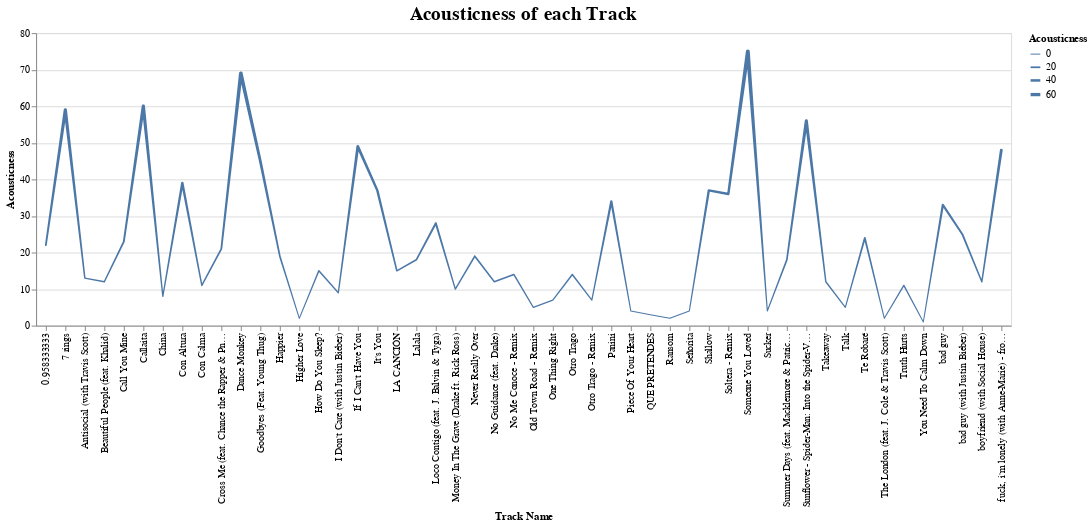

Here is the notebook cell this chart was saved with:
### Markdown cell above
### TASK 1: Let's show the acousticness for each song by visualizing it using a line graph. Show the variation in lines to show difference in acousticness for every track.

### Code cell
# Plot the graph and show the variations in line

alt.Chart(spotify).mark_trail().encode(            # mark_trail is used to vary the size of the line
    x='Track Name',
    y='Acousticness',
    size='Acousticness'  # For the variations in line size
).properties(
    title='Acousticness of each Track'
).configure_title(  # chart title configuration 
    fontSize=20,
    font='Courier',
    anchor='middle',
    color='black'
)

### Figure 1 — Vega-Lite specification as saved in the notebook (floating-point values rounded to 4 significant figures)
{"config": {"view": {"continuousWidth": 400, "continuousHeight": 300}, "title": {"anchor": "middle", "color": "black", "font": "Courier", "fontSize": 20}}, "data": {"name": "data-459581acc2e1a9d92f0d76b9145d00c9"}, "mark": "trail", "encoding": {"size": {"type": "quantitative", "field": "Acousticness"}, "x": {"type": "nominal", "field": "Track Name"}, "y": {"type": "quantitative", "field": "Acousticness"}}, "title": "Acousticness of each Track", "$schema": "https://vega.github.io/schema/vega-lite/v4.0.2.json", "datasets": {"data-459581acc2e1a9d92f0d76b9145d00c9": [{"Track ID": 1, "Track Name": "Señorita", "Artist Name": "Shawn Mendes", "Genre": "canadian pop", "Beats per min": 117, "Energy": 55, "Danceability": 76, "Loudness(dB)": -6, "Liveness": 8, "Valence": 75, "Length": 191, "Acousticness": 4, "Speechiness": 3, "Popularity": 79}, {"Track ID": 2, "Track Name": "China", "Artist Name": "Anuel AA", "Genre": "reggaeton flow", "Beats per min": 105, "Energy": 81, "Danceability": 79, "Loudness(dB)": -4, "Liveness": 8, "Valence": 61, "Length": 302, "Acousticness": 8, "Speechiness": 9, "Popularity": 92}, {"Track ID": 3, "Track Name": "boyfriend (with Social House)", "Artist Name": "Ariana Grande", "Genre": "dance pop", "Beats per min": 190, "Energy": 80, "Danceability": 40, "Loudness(dB)": -4, "Liveness": 16, "Valence": 70, "Length": 186, "Acousticness": 12, "Speechiness": 46, "Popularity": 85}, {"Track ID": 4, "Track Name": "Beautiful People (feat. Khalid)", "Artist Name": "Ed Sheeran", "Genre": "pop", "Beats per min": 93, "Energy": 65, "Danceability": 64, "Loudness(dB)": -8, "Liveness": 8, "Valence": 55, "Length": 198, "Acousticness": 12, "Speechiness": 19, "Popularity": 86}, {"Track ID": 5, "Track Name": "Goodbyes (Feat. Young Thug)", "Artist Name": "Post Malone", "Genre": "dfw rap", "Beats per min": 150, "Energy": 65, "Danceability": 58, "Loudness(dB)": -4, "Liveness": 11, "Valence": 18, "Length": 175, "Acousticness": 45, "Speechiness": 7, "Popularity": 94}, {"Track ID": 6, "Track Name": "I Don't Care (with Justin Bieber)", "Artist Name": "Ed Sheeran", "Genre": "pop", "Beats per min": 102, "Energy": 68, "Danceability": 80, "Loudness(dB)": -5, "Liveness": 9, "Valence": 84, "Length": 220, "Acousticness": 9, "Speechiness": 4, "Popularity": 84}, {"Track ID": 7, "Track Name": "Ransom", "Artist Name": "Lil Tecca", "Genre": "trap music", "Beats per min": 180, "Energy": 64, "Danceability": 75, "Loudness(dB)": -6, "Liveness": 7, "Valence": 23, "Length": 131, "Acousticness": 2, "Speechiness": 29, "Popularity": 92}, {"Track ID": 8, "Track Name": "How Do You Sleep?", "Artist Name": "Sam Smith", "Genre": "pop", "Beats per min": 111, "Energy": 68, "Danceability": 48, "Loudness(dB)": -5, "Liveness": 8, "Valence": 35, "Length": 202, "Acousticness": 15, "Speechiness": 9, "Popularity": 90}, {"Track ID": 9, "Track Name": "Old Town Road - Remix", "Artist Name": "Lil Nas X", "Genre": "country rap", "Beats per min": 136, "Energy": 62, "Danceability": 88, "Loudness(dB)": -6, "Liveness": 11, "Valence": 64, "Length": 157, "Acousticness": 5, "Speechiness": 10, "Popularity": 87}, {"Track ID": 10, "Track Name": "bad guy", "Artist Name": "Billie Eilish", "Genre": "electropop", "Beats per min": 135, "Energy": 43, "Danceability": 70, "Loudness(dB)": -11, "Liveness": 10, "Valence": 56, "Length": 194, "Acousticness": 33, "Speechiness": 38, "Popularity": 95}, {"Track ID": 11, "Track Name": "Callaita", "Artist Name": "Bad Bunny", "Genre": "reggaeton", "Beats per min": 176, "Energy": 62, "Danceability": 61, "Loudness(dB)": -5, "Liveness": 24, "Valence": 24, "Length": 251, "Acousticness": 60, "Speechiness": 31, "Popularity": 93}, {"Track ID": 12, "Track Name": "Loco Contigo (feat. J. Balvin & Tyga)", "Artist Name": "DJ Snake", "Genre": "dance pop", "Beats per min": 96, "Energy": 71, "Danceability": 82, "Loudness(dB)": -4, "Liveness": 15, "Valence": 38, "Length": 185, "Acousticness": 28, "Speechiness": 7, "Popularity": 86}, {"Track ID": 13, "Track Name": "Someone You Loved", "Artist Name": "Lewis Capaldi", "Genre": "pop", "Beats per min": 110, "Energy": 41, "Danceability": 50, "Loudness(dB)": -6, "Liveness": 11, "Valence": 45, "Length": 182, "Acousticness": 75, "Speechiness": 3, "Popularity": 88}, {"Track ID": 14, "Track Name": "Otro Trago - Remix", "Artist Name": "Sech", "Genre": "panamanian pop", "Beats per min": 176, "Energy": 79, "Danceability": 73, "Loudness(dB)": -2, "Liveness": 6, "Valence": 76, "Length": 288, "Acousticness": 7, "Speechiness": 20, "Popularity": 87}, {"Track ID": 15, "Track Name": "Money In The Grave (Drake ft. Rick Ross)", "Artist Name": "Drake", "Genre": "canadian hip hop", "Beats per min": 101, "Energy": 50, "Danceability": 83, "Loudness(dB)": -4, "Liveness": 12, "Valence": 10, "Length": 205, "Acousticness": 10, "Speechiness": 5, "Popularity": 92}, {"Track ID": 16, "Track Name": "No Guidance (feat. Drake)", "Artist Name": "Chris Brown", "Genre": "dance pop", "Beats per min": 93, "Energy": 45, "Danceability": 70, "Loudness(dB)": -7, "Liveness": 16, "Valence": 14, "Length": 261, "Acousticness": 12, "Speechiness": 15, "Popularity": 82}, {"Track ID": 17, "Track Name": "LA CANCIÓN", "Artist Name": "J Balvin", "Genre": "latin", "Beats per min": 176, "Energy": 65, "Danceability": 75, "Loudness(dB)": -6, "Liveness": 11, "Valence": 43, "Length": 243, "Acousticness": 15, "Speechiness": 32, "Popularity": 90}, {"Track ID": 18, "Track Name": "Sunflower - Spider-Man: Into the Spider-Verse", "Artist Name": "Post Malone", "Genre": "dfw rap", "Beats per min": 90, "Energy": 48, "Danceability": 76, "Loudness(dB)": -6, "Liveness": 7, "Valence": 91, "Length": 158, "Acousticness": 56, "Speechiness": 5, "Popularity": 91}, {"Track ID": 19, "Track Name": "Lalala", "Artist Name": "Y2K", "Genre": "canadian hip hop", "Beats per min": 130, "Energy": 39, "Danceability": 84, "Loudness(dB)": -8, "Liveness": 14, "Valence": 50, "Length": 161, "Acousticness": 18, "Speechiness": 8, "Popularity": 88}, {"Track ID": 20, "Track Name": "Truth Hurts", "Artist Name": "Lizzo", "Genre": "escape room", "Beats per min": 158, "Energy": 62, "Danceability": 72, "Loudness(dB)": -3, "Liveness": 12, "Valence": 41, "Length": 173, "Acousticness": 11, "Speechiness": 11, "Popularity": 91}, {"Track ID": 21, "Track Name": "Piece Of Your Heart", "Artist Name": "MEDUZA", "Genre": "pop house", "Beats per min": 124, "Energy": 74, "Danceability": 68, "Loudness(dB)": -7, "Liveness": 7, "Valence": 63, "Length": 153, "Acousticness": 4, "Speechiness": 3, "Popularity": 91}, {"Track ID": 22, "Track Name": "Panini", "Artist Name": "Lil Nas X", "Genre": "country rap", "Beats per min": 154, "Energy": 59, "Danceability": 70, "Loudness(dB)": -6, "Liveness": 12, "Valence": 48, "Length": 115, "Acousticness": 34, "Speechiness": 8, "Popularity": 91}, {"Track ID": 23, "Track Name": "No Me Conoce - Remix", "Artist Name": "Jhay Cortez", "Genre": "reggaeton flow", "Beats per min": 92, "Energy": 79, "Danceability": 81, "Loudness(dB)": -4, "Liveness": 9, "Valence": 58, "Length": 309, "Acousticness": 14, "Speechiness": 7, "Popularity": 83}, {"Track ID": 24, "Track Name": "Soltera - Remix", "Artist Name": "Lunay", "Genre": "latin", "Beats per min": 92, "Energy": 78, "Danceability": 80, "Loudness(dB)": -4, "Liveness": 44, "Valence": 80, "Length": 266, "Acousticness": 36, "Speechiness": 4, "Popularity": 91}, {"Track ID": 25, "Track Name": "bad guy (with Justin Bieber)", "Artist Name": "Billie Eilish", "Genre": "electropop", "Beats per min": 135, "Energy": 45, "Danceability": 67, "Loudness(dB)": -11, "Liveness": 12, "Valence": 68, "Length": 195, "Acousticness": 25, "Speechiness": 30, "Popularity": 89}, {"Track ID": 26, "Track Name": "If I Can't Have You", "Artist Name": "Shawn Mendes", "Genre": "canadian pop", "Beats per min": 124, "Energy": 82, "Danceability": 69, "Loudness(dB)": -4, "Liveness": 13, "Valence": 87, "Length": 191, "Acousticness": 49, "Speechiness": 6, "Popularity": 70}, {"Track ID": 27, "Track Name": "Dance Monkey", "Artist Name": "Tones and I", "Genre": "australian pop", "Beats per min": 98, "Energy": 59, "Danceability": 82, "Loudness(dB)": -6, "Liveness": 18, "Valence": 54, "Length": 210, "Acousticness": 69, "Speechiness": 10, "Popularity": 83}, {"Track ID": 28, "Track Name": "It's You", "Artist Name": "Ali Gatie", "Genre": "canadian hip hop", "Beats per min": 96, "Energy": 46, "Danceability": 73, "Loudness(dB)": -7, "Liveness": 19, "Valence": 40, "Length": 213, "Acousticness": 37, "Speechiness": 3, "Popularity": 89}, {"Track ID": 29, "Track Name": "Con Calma", "Artist Name": "Daddy Yankee", "Genre": "latin", "Beats per min": 94, "Energy": 86, "Danceability": 74, "Loudness(dB)": -3, "Liveness": 6, "Valence": 66, "Length": 193, "Acousticness": 11, "Speechiness": 6, "Popularity": 91}, {"Track ID": 30, "Track Name": "QUE PRETENDES", "Artist Name": "J Balvin", "Genre": "latin", "Beats per min": 93, "Energy": 79, "Danceability": 64, "Loudness(dB)": -4, "Liveness": 36, "Valence": 94, "Length": 222, "Acousticness": 3, "Speechiness": 25, "Popularity": 89}, {"Track ID": 31, "Track Name": "Takeaway", "Artist Name": "The Chainsmokers", "Genre": "edm", "Beats per min": 85, "Energy": 51, "Danceability": 29, "Loudness(dB)": -8, "Liveness": 10, "Valence": 36, "Length": 210, "Acousticness": 12, "Speechiness": 4, "Popularity": 84}, {"Track ID": 32, "Track Name": "7 rings", "Artist Name": "Ariana Grande", "Genre": "dance pop", "Beats per min": 140, "Energy": 32, "Danceability": 78, "Loudness(dB)": -11, "Liveness": 9, "Valence": 33, "Length": 179, "Acousticness": 59, "Speechiness": 33, "Popularity": 89}, {"Track ID": 33, "Track Name": "0.958333333", "Artist Name": "Maluma", "Genre": "reggaeton", "Beats per min": 96, "Energy": 71, "Danceability": 78, "Loudness(dB)": -5, "Liveness": 9, "Valence": 68, "Length": 176, "Acousticness": 22, "Speechiness": 28, "Popularity": 89}, {"Track ID": 34, "Track Name": "The London (feat. J. Cole & Travis Scott)", "Artist Name": "Young Thug", "Genre": "atl hip hop", "Beats per min": 98, "Energy": 59, "Danceability": 80, "Loudness(dB)": -7, "Liveness": 13, "Valence": 18, "Length": 200, "Acousticness": 2, "Speechiness": 15, "Popularity": 89}, {"Track ID": 35, "Track Name": "Never Really Over", "Artist Name": "Katy Perry", "Genre": "dance pop", "Beats per min": 100, "Energy": 88, "Danceability": 77, "Loudness(dB)": -5, "Liveness": 32, "Valence": 39, "Length": 224, "Acousticness": 19, "Speechiness": 6, "Popularity": 89}, {"Track ID": 36, "Track Name": "Summer Days (feat. Macklemore & Patrick Stump of Fall Out Boy)", "Artist Name": "Martin Garrix", "Genre": "big room", "Beats per min": 114, "Energy": 72, "Danceability": 66, "Loudness(dB)": -7, "Liveness": 14, "Valence": 32, "Length": 164, "Acousticness": 18, "Speechiness": 6, "Popularity": 89}, {"Track ID": 37, "Track Name": "Otro Trago", "Artist Name": "Sech", "Genre": "panamanian pop", "Beats per min": 176, "Energy": 70, "Danceability": 75, "Loudness(dB)": -5, "Liveness": 11, "Valence": 62, "Length": 226, "Acousticness": 14, "Speechiness": 34, "Popularity": 91}, {"Track ID": 38, "Track Name": "Antisocial (with Travis Scott)", "Artist Name": "Ed Sheeran", "Genre": "pop", "Beats per min": 152, "Energy": 82, "Danceability": 72, "Loudness(dB)": -5, "Liveness": 36, "Valence": 91, "Length": 162, "Acousticness": 13, "Speechiness": 5, "Popularity": 87}, {"Track ID": 39, "Track Name": "Sucker", "Artist Name": "Jonas Brothers", "Genre": "boy band", "Beats per min": 138, "Energy": 73, "Danceability": 84, "Loudness(dB)": -5, "Liveness": 11, "Valence": 95, "Length": 181, "Acousticness": 4, "Speechiness": 6, "Popularity": 80}, {"Track ID": 40, "Track Name": "fuck, i'm lonely (with Anne-Marie) - from “13 Reasons Why: Season 3”", "Artist Name": "Lauv", "Genre": "dance pop", "Beats per min": 95, "Energy": 56, "Danceability": 81, "Loudness(dB)": -6, "Liveness": 6, "Valence": 68, "Length": 199, "Acousticness": 48, "Speechiness": 7, "Popularity": 78}, {"Track ID": 41, "Track Name": "Higher Love", "Artist Name": "Kygo", "Genre": "edm", "Beats per min": 104, "Energy": 68, "Danceability": 69, "Loudness(dB)": -7, "Liveness": 10, "Valence": 40, "Length": 228, "Acousticness": 2, "Speechiness": 3, "Popularity": 88}, {"Track ID": 42, "Track Name": "You Need To Calm Down", "Artist Name": "Taylor Swift", "Genre": "dance pop", "Beats per min": 85, "Energy": 68, "Danceability": 77, "Loudness(dB)": -6, "Liveness": 7, "Valence": 73, "Length": 171, "Acousticness": 1, "Speechiness": 5, "Popularity": 90}, {"Track ID": 43, "Track Name": "Shallow", "Artist Name": "Lady Gaga", "Genre": "dance pop", "Beats per min": 96, "Energy": 39, "Danceability": 57, "Loudness(dB)": -6, "Liveness": 23, "Valence": 32, "Length": 216, "Acousticness": 37, "Speechiness": 3, "Popularity": 87}, {"Track ID": 44, "Track Name": "Talk", "Artist Name": "Khalid", "Genre": "pop", "Beats per min": 136, "Energy": 40, "Danceability": 90, "Loudness(dB)": -9, "Liveness": 6, "Valence": 35, "Length": 198, "Acousticness": 5, "Speechiness": 13, "Popularity": 84}, {"Track ID": 45, "Track Name": "Con Altura", "Artist Name": "ROSALÍA", "Genre": "r&b en espanol", "Beats per min": 98, "Energy": 69, "Danceability": 88, "Loudness(dB)": -4, "Liveness": 5, "Valence": 75, "Length": 162, "Acousticness": 39, "Speechiness": 12, "Popularity": 88}, {"Track ID": 46, "Track Name": "One Thing Right", "Artist Name": "Marshmello", "Genre": "brostep", "Beats per min": 88, "Energy": 62, "Danceability": 66, "Loudness(dB)": -2, "Liveness": 58, "Valence": 44, "Length": 182, "Acousticness": 7, "Speechiness": 5, "Popularity": 88}, {"Track ID": 47, "Track Name": "Te Robaré", "Artist Name": "Nicky Jam", "Genre": "latin", "Beats per min": 176, "Energy": 75, "Danceability": 67, "Loudness(dB)": -4, "Liveness": 8, "Valence": 80, "Length": 202, "Acousticness": 24, "Speechiness": 6, "Popularity": 88}, {"Track ID": 48, "Track Name": "Happier", "Artist Name": "Marshmello", "Genre": "brostep", "Beats per min": 100, "Energy": 79, "Danceability": 69, "Loudness(dB)": -3, "Liveness": 17, "Valence": 67, "Length": 214, "Acousticness": 19, "Speechiness": 5, "Popularity": 88}, {"Track ID": 49, "Track Name": "Call You Mine", "Artist Name": "The Chainsmokers", "Genre": "edm", "Beats per min": 104, "Energy": 70, "Danceability": 59, "Loudness(dB)": -6, "Liveness": 41, "Valence": 50, "Length": 218, "Acousticness": 23, "Speechiness": 3, "Popularity": 88}, {"Track ID": 50, "Track Name": "Cross Me (feat. Chance the Rapper & PnB Rock)", "Artist Name": "Ed Sheeran", "Genre": "pop", "Beats per min": 95, "Energy": 79, "Danceability": 75, "Loudness(dB)": -6, "Liveness": 7, "Valence": 61, "Length": 206, "Acousticness": 21, "Speechiness": 12, "Popularity": 82}]}}
